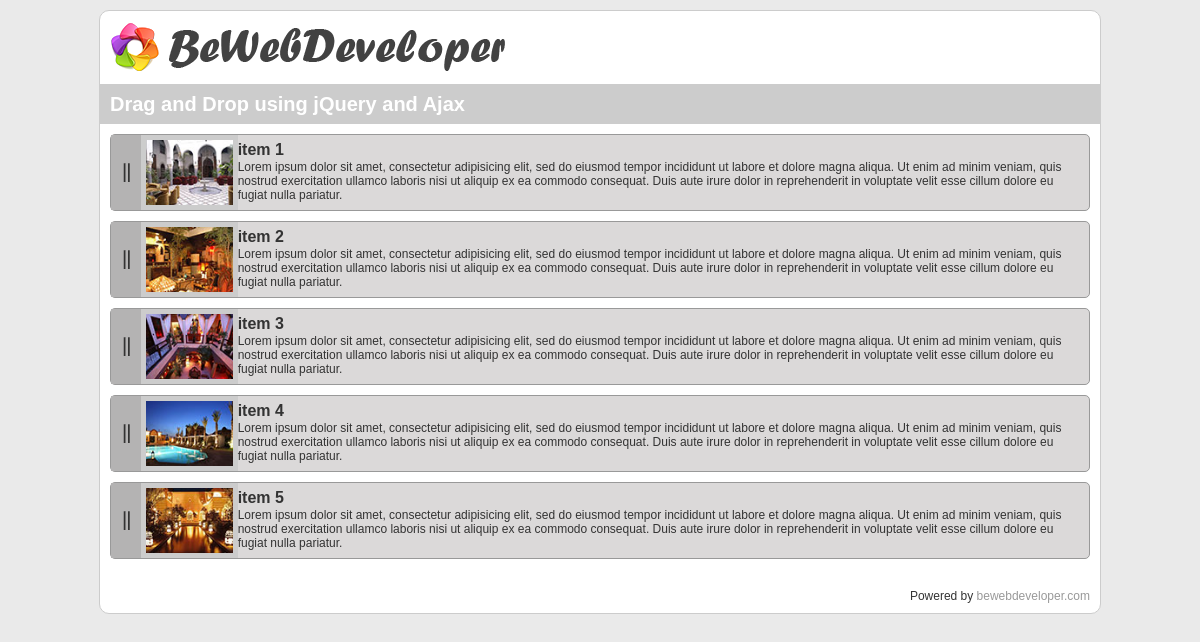
The page / on the database its author committed.
### tables this page shows
CREATE TABLE IF NOT EXISTS `items` (
  `id` int(11) NOT NULL AUTO_INCREMENT,
  `photo` varchar(100) NOT NULL,
  `title` varchar(100) NOT NULL,
  `description` text NOT NULL,
  `item_order` int(11) NOT NULL,
  PRIMARY KEY (`id`)
);

### index.php (the view, shortened to what this page needs)
<?php
include('include/connection.php');
$query = 'SELECT * FROM items ORDER BY item_order ASC';
$result = $con->query($query);
?>
<!DOCTYPE html>
<html>
<head>
<link rel="stylesheet" href="css/style.css" />
</head>
<body>
    <div class="container">
        <div class="header">
            <img src="images/BeWebDeveloper.png" alt="BeWebDeveloper" />
        </div>
        <h1 class="main_title">Drag and Drop using jQuery and Ajax</h1>
        <div class="content">
        <ul id="sortable">
            <?php
            while($row=$result->fetch_assoc()){
            ?>
            <li id="<?php echo $row['id']; ?>">
                <span></span>
                <img src="<?php echo $row['photo']; ?>">
                <div><h2><?php echo $row['title']; ?></h2><?php echo $row['description']; ?></div>
            </li>
            <?php
            }
            ?>
        </ul>
        </div>
        <div class="footer">
            Powered by <a href="http://www.bewebdeveloper.com/">bewebdeveloper.com</a>
        </div>
    </div>
</body>
</html>

### css/style.css (style rules this page uses)
* { margin: 0; padding: 0; }
body { padding: 10px; background: #eaeaea; text-align: center; font-family: arial; font-size: 12px; color: #333333; }
.container { width: 1000px; height: auto; background: #ffffff; border: 1px solid #cccccc; border-radius: 10px; margin: auto; text-align: left; }
.header { padding: 10px; }
.main_title { background: #cccccc; color: #ffffff; padding: 10px; font-size: 20px; line-height: 20px; }
.content { padding: 10px; min-height: 100px; text-align: center; }
.footer { padding: 10px; text-align: right; }
.footer a { color: #999999; text-decoration: none; }
#sortable { list-style: none; text-align: left; }
#sortable li { margin: 0 0 10px 0; height: 75px; background: #dbd9d9; border: 1px solid #999999; border-radius: 5px; color: #333333; }
#sortable li span { background-color: #b4b3b3; background-image: url('../images/drag.png'); background-repeat: no-repeat; background-position: center; width: 30px; height: 75px; display: inline-block; float: left; cursor: move; }
#sortable li img { height: 65px; border: 5px solid #cccccc; display: inline-block; float: left; }
#sortable li div { padding: 5px; }
#sortable li h2 { font-size: 16px; line-height: 20px; }

### rows shown on the page
items: photo (picture), title "item 1", description "Lorem ipsum dolor sit amet, consectetur adipisicing elit, sed do eiusmod tempor incididunt ut labore et dolore magna aliqua. Ut enim ad minim veniam, quis nostrud exercitation ullamco laboris nisi ut aliquip ex ea commodo consequat. Duis aute irure dolor in reprehenderit in voluptate velit esse cillum dolore eu fugiat nulla pariatur."
items: photo (picture), title "item 2", description "Lorem ipsum dolor sit amet, consectetur adipisicing elit, sed do eiusmod tempor incididunt ut labore et dolore magna aliqua. Ut enim ad minim veniam, quis nostrud exercitation ullamco laboris nisi ut aliquip ex ea commodo consequat. Duis aute irure dolor in reprehenderit in voluptate velit esse cillum dolore eu fugiat nulla pariatur."
items: photo (picture), title "item 3", description "Lorem ipsum dolor sit amet, consectetur adipisicing elit, sed do eiusmod tempor incididunt ut labore et dolore magna aliqua. Ut enim ad minim veniam, quis nostrud exercitation ullamco laboris nisi ut aliquip ex ea commodo consequat. Duis aute irure dolor in reprehenderit in voluptate velit esse cillum dolore eu fugiat nulla pariatur."
items: photo (picture), title "item 4", description "Lorem ipsum dolor sit amet, consectetur adipisicing elit, sed do eiusmod tempor incididunt ut labore et dolore magna aliqua. Ut enim ad minim veniam, quis nostrud exercitation ullamco laboris nisi ut aliquip ex ea commodo consequat. Duis aute irure dolor in reprehenderit in voluptate velit esse cillum dolore eu fugiat nulla pariatur."
items: photo (picture), title "item 5", description "Lorem ipsum dolor sit amet, consectetur adipisicing elit, sed do eiusmod tempor incididunt ut labore et dolore magna aliqua. Ut enim ad minim veniam, quis nostrud exercitation ullamco laboris nisi ut aliquip ex ea commodo consequat. Duis aute irure dolor in reprehenderit in voluptate velit esse cillum dolore eu fugiat nulla pariatur."
